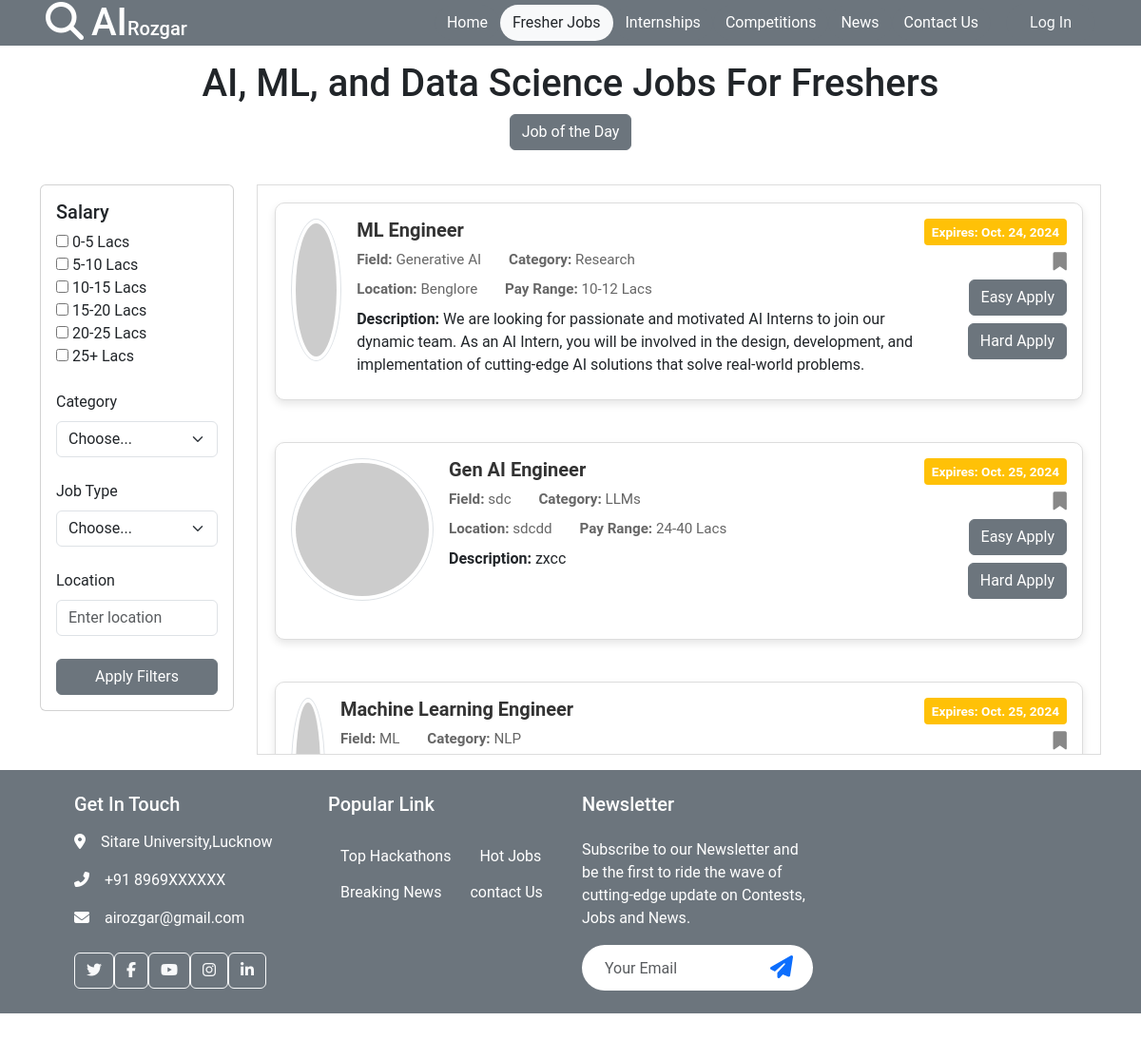
The page /job/ on the database as committed earlier.
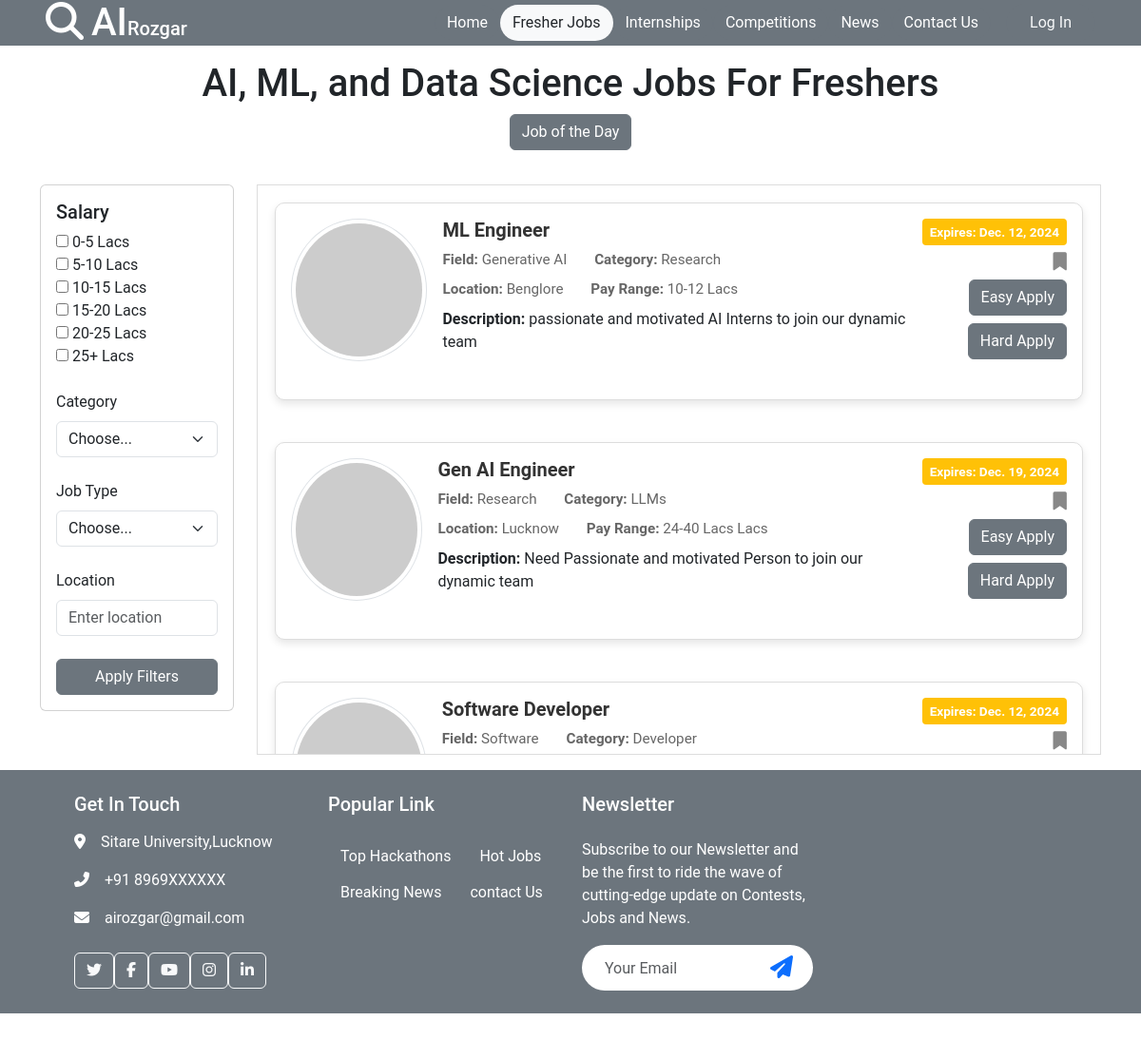
The same page on the database as committed later.
### home/models.py (models this page shows, shortened)
class Job(models.Model):
    company = models.ForeignKey(Company, on_delete=models.CASCADE)
    title = models.CharField(max_length=255, default='Job')
    description = models.TextField()
    field = models.CharField(max_length=255)
    category = models.CharField(max_length=255)
    pay_range = models.CharField(max_length=20)
    location = models.CharField(max_length=255)
    expiry_date = models.DateField()
    created_date = models.DateField(auto_now_add=True)
    skills = models.TextField()
    APPLICATION_STATUS_CHOICES = [
            ('applied', 'Applied'),
            ('reviewed', 'Reviewed'),
            ('shortlisted', 'Shortlisted'),
            ('interviewed', 'Interviewed'),
            ('selected', 'Selected'),
        ]
    student_applied = models.JSONField(default=dict)

### home/views.py (the view)
# urls.py: path('job/', job, name='job'),
def job(request):
    jobs = Job.objects.select_related('company').all()
    return render(request, 'job.html', {'jobs': jobs})

### home/templates/job.html (shortened to what this page needs)
{% extends 'base.html' %}
{% block start %}
<div class="container-xxl hero-header">
    <div class="container py-3">
        <div class="row g-5">
            <div class="col-12 text-center">
                <h1>AI, ML, and Data Science Jobs For Freshers</h1>
            </div>
        </div>
        <div class="row">
            <div class="col-md-12 top-buttons text-center">
                <button class="btn btn-secondary mx-2" id="job-of-the-day">Job of the Day</button>
            </div>
        </div>
    </div>
</div>
<div class="container-fluid">
    <div class="container">
        <div class="row">
            <div class="col-md-3 filter-section">
                <div class="card">
                    <div class="card-body">
                        <div class="mb-4">
                            <h5>Salary</h5>
                            <div>
                                <input type="checkbox" class="salary-filter" id="salary1" name="salary" value="0-5"> 0-5
                                Lacs<br>
                                <input type="checkbox" class="salary-filter" id="salary2" name="salary" value="5-10">
                                5-10 Lacs<br>
                                <input type="checkbox" class="salary-filter" id="salary3" name="salary" value="10-15">
                                10-15 Lacs<br>
                                <input type="checkbox" class="salary-filter" id="salary4" name="salary" value="15-20">
                                15-20 Lacs<br>
                                <input type="checkbox" class="salary-filter" id="salary5" name="salary" value="20-25">
                                20-25 Lacs<br>
                                <input type="checkbox" class="salary-filter" id="salary6" name="salary" value="25+"> 25+
                                Lacs<br>
                            </div>
                        </div>
                        <div class="mb-4">
                            <label for="category" class="form-label">Category</label>
                            <select id="category" class="form-select">
                                <option selected>Choose...</option>
                            </select>
                        </div>
                        <div class="mb-4">
                            <label for="job-type" class="form-label">Job Type</label>
                            <select id="job-type" class="form-select">
                                <option selected>Choose...</option>
                            </select>
                        </div>
                        <div class="mb-4">
                            <label for="location" class="form-label">Location</label>
                            <input type="text" id="location" class="form-control" placeholder="Enter location">
                        </div>
                        <button id="apply-filters" class="btn btn-secondary w-100">Apply Filters</button>
                    </div>
                </div>
            </div>
            <div class="col-md-9 job-cards-section">
                <div class="scrollable-container">
                    <div class="row" id="job-list">
                        {% for job in jobs %}
                        <div class="col-md-12 mb-4 job-item" data-salary="{{ job.pay_range }}"
                            data-category="{{ job.category }}" data-location="{{ job.location }}">
                            <div class="card job-card p-3">
                                <div class="d-flex align-items-start">
                                    {% if company.profile_picture %}
                                    <div class="text-center mb-4">
                                        <img src="#" alt="Profile Picture" class="rounded-circle img-thumbnail" style="width: 150px; height: 150px; object-fit: cover;">
                                    </div>
                                    {% else %}
                                    <div class="text-center mb-4">
                                        <img src="https://via.placeholder.com/150" alt="Default Profile Picture" class="rounded-circle img-thumbnail" style="width: 150px; height: 150px; object-fit: cover;">
                                    </div>
                                    {% endif %}
                                    <div class="job-info flex-grow-1 ms-3">
                                        <h5 class="job-title">{{ job.title }}</h5>
                                        <div class="job-details mt-2">
                                            <span><strong>Field:</strong> {{ job.field }}</span>
                                            <span><strong>Category:</strong> {{ job.category }}</span>
                                        </div>
                                        <div class="job-details mt-2">
                                            <span><strong>Location:</strong> {{ job.location }}</span>
                                            <span><strong>Pay Range:</strong> {{ job.pay_range }} Lacs</span>
                                        </div>
                                        <div class="job-description mt-2">
                                            <strong>Description: </strong>{{ job.description }}
                                        </div>
                                    </div>
                                    <div class="action-section d-flex flex-column align-items-end">
                                        <div class="expiry-date bg-warning text-white px-2 py-1 mb-2">
                                            Expires: {{ job.expiry_date }}
                                        </div>
                                        <i class="fas fa-bookmark mb-2"></i>
                                        <a href="{% url 'apply_job' job.id %}" class="btn btn-secondary mb-2">Easy
                                            Apply</a>
                                        <a href="/hardapply" class="btn btn-secondary">Hard Apply</a>
                                    </div>
                                </div>
                            </div>
                        </div>
                        {% empty %}
                        <div class="col-md-12">
                            <p>No jobs available at the moment.</p>
                        </div>
                        {% endfor %}
                    </div>
                </div>
            </div>
        </div>
    </div>
</div>
{% endblock %}

### home/templates/base.html (shortened to what this page needs)
<!DOCTYPE html>
<html lang="en">
<head>
  <link href="https://cdn.jsdelivr.net/npm/bootstrap@5.3.3/dist/css/bootstrap.min.css" rel="stylesheet"
>
  <link href="https://cdnjs.cloudflare.com/ajax/libs/font-awesome/6.6.0/css/all.min.css" rel="stylesheet">
  <link href="../static/css/style.css" rel="stylesheet">
</head>
<body>
  <nav class="navbar navbar-expand-lg bg-secondary px-4 px-lg-5 py-3 py-lg-0 sticky-top">
    <a href="/" class="navbar-brand p-0">
        <h1 class="m-0 text-white"><i class="fas fa-search me-2"></i>AI<span class="fs-5">Rozgar</span></h1>
    </a>
    <div class="collapse navbar-collapse" id="navbarCollapse">
        <div class="navbar-nav ms-auto py-0">
            <a href="/" class="nav-item btn text-light rounded-pill {% if request.path == '/' %}bg-light text-dark{% else %}btn-secondary text-white{% endif %}">Home</a>
            <a href="/job/" class="nav-item btn text-light rounded-pill {% if request.path == '/job/' %}bg-light text-dark{% else %}btn-secondary text-white{% endif %}">Fresher Jobs</a>
            <a href="/internship/" class="nav-item btn text-light rounded-pill {% if request.path == '/internship/' %}bg-light text-dark{% else %}btn-secondary text-white{% endif %}">Internships</a>
            <a href="/contest/" class="nav-item btn text-light rounded-pill {% if request.path == '/contest/' %}bg-light text-dark{% else %}btn-secondary text-white{% endif %}">Competitions</a>
            <a href="/news/" class="nav-item btn text-light rounded-pill {% if request.path == '/news/' %}bg-light text-dark{% else %}btn-secondary text-white{% endif %}">News</a>
            <a href="/contact/" class="nav-item btn text-light rounded-pill {% if request.path == '/contact/' %}bg-light text-dark{% else %}btn-secondary text-white{% endif %}">Contact Us</a>
        </div>
        {% if request.user.is_authenticated %}
        <a href="#" class="btn btn-secondary text-light rounded-pill py-2 px-4 ms-3">{{ request.user.first_name }}</a>
        <a href="/logout/" class="btn btn-secondary text-light rounded-pill py-2 px-4 ms-3">Logout</a>
        {% else %}
        <a href="/login/" class="btn btn-secondary text-light rounded-pill py-2 px-4 ms-3">Log In</a>
        {% endif %}
    </div>
</nav>
  {% block start %}
  {% endblock %}
  <div class="bg-secondary footer mt-3">
    <div class="container py-4 px-lg-5">
      <div class="row g-4">
        <div class="col-md-6 col-lg-3">
          <h5 class="text-white mb-3">Get In Touch</h5>
          <p class="text-white"><i class="fa fa-map-marker-alt me-3"></i>Sitare University,Lucknow</p>
          <p class="text-white"><i class="fa fa-phone-alt me-3"></i>+91 8969XXXXXX</p>
          <p class="text-white"><i class="fa fa-envelope me-3"></i>airozgar@gmail.com</p>
          <div class="d-flex pt-2">
            <a class="btn btn-outline-light btn-social" href=""><i class="fab fa-twitter"></i></a>
            <a class="btn btn-outline-light btn-social" href=""><i class="fab fa-facebook-f"></i></a>
            <a class="btn btn-outline-light btn-social" href=""><i class="fab fa-youtube"></i></a>
            <a class="btn btn-outline-light btn-social" href=""><i class="fab fa-instagram"></i></a>
            <a class="btn btn-outline-light btn-social" href=""><i class="fab fa-linkedin-in"></i></a>
          </div>
        </div>
        <div class="col-md-6 col-lg-3">
          <h5 class="text-white mb-4">Popular Link</h5>
          <a class="btn text-white" href="/contest/">Top Hackathons</a>
          <a class="btn text-white" href="/job/">Hot Jobs</a>
          <a class="btn text-white" href="/news/">Breaking News</a>
          <a class="btn text-white" href="/contact/">contact Us</a>
        </div>
        <div class="col-md-6 col-lg-3">
          <h5 class="text-white mb-4">Newsletter</h5>
          <p class="text-white ">
            Subscribe to our Newsletter and be the first to ride the wave of
            cutting-edge update on Contests, Jobs and News.
          </p>
          <div class="position-relative w-100 mt-3">
            <input class="form-control border-0 rounded-pill w-100 ps-4 pe-5" type="text" placeholder="Your Email"
              style="height: 48px;">
            <button type="button" class="btn shadow-none position-absolute top-0 end-0 mt-1 me-2"> <i
                class="fa fa-paper-plane text-primary fs-4"></i></button>
          </div>
        </div>
      </div>
    </div>
  </div>
</body>
</html>

### home/static/css/style.css (style rules this page uses)
body { font-family: 'Poppins', 'Roboto', sans-serif; }
.filter-section { width: 20%; }
.job-cards-section { width: 80%; }
.job-card { margin-bottom: 20px; }
.top-buttons { display: flex; justify-content: center; margin-bottom: 20px; }

### home/templates/job.html (style rules this page uses)
.job-card { background-color: #fff; border: 1px solid #ddd; border-radius: 10px; box-shadow: 0 4px 8px rgba(0, 0, 0, 0.1); transition: transform 0.3s ease; }
.job-info { flex-grow: 1; }
.job-title { font-size: 1.25rem; font-weight: bold; color: #333; }
.job-details { margin-top: 5px; font-size: 0.95rem; color: #666; }
.job-details span { margin-right: 25px; }
.action-section .expiry-date { font-size: 0.85rem; font-weight: bold; border-radius: 4px; white-space: nowrap; overflow: hidden; text-overflow: ellipsis; padding: 4px 8px; }
.scrollable-container { max-height: 600px; overflow-y: auto; border: 1px solid #ddd; padding: 18px; }
.action-section i { color: #888; font-size: 1.2rem; cursor: pointer; }

Rows that differ between the two databases and show on the page:
removed Job: title "Machine Learning Engineer", field "ML", category "NLP", expiry_date "Oct. 25, 2024"
changed Job "ML Engineer": description "We are looking for passionate and motivated AI Interns to join our dynamic team. As an AI Intern, you will be involved in the design, development, and implementation of cutting-edge AI solutions that solve real-world problems." → "passionate and motivated AI Interns to join our dynamic team"; expiry_date "Oct. 24, 2024" → "Dec. 12, 2024"
changed Job "Gen AI Engineer": field "sdc" → "Research"; location "sdcdd" → "Lucknow"; pay_range "24-40" → "24-40 Lacs"; description "zxcc" → "Need Passionate and motivated Person to join our dynamic team"; expiry_date "Oct. 25, 2024" → "Dec. 19, 2024"
added Job: title "Software Developer", field "Software", category "Developer", expiry_date "Dec. 12, 2024"
